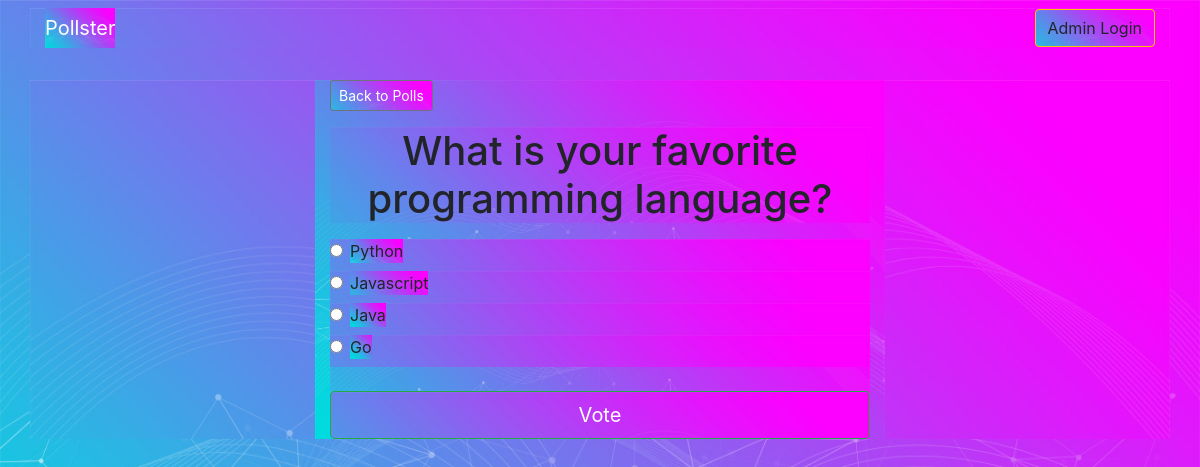
The page /polls/1/ on the database its author committed.
### polls/models.py (models this page shows, shortened)
class Question(models.Model):
    question_text = models.CharField(max_length=200)
    pub_date = models.DateTimeField('date published')

class Choice(models.Model):
    question = models.ForeignKey(Question, on_delete=models.CASCADE)
    choice_text = models.CharField(max_length=200)
    votes = models.IntegerField(default=0)

### polls/views.py (the view)
# urls.py: path('<int:question_id>/', views.detail, name='detail'),
def detail(request, question_id):
    try:
        question = Question.objects.get(pk=question_id)
    except Question.DoesNotExist:
        raise Http404("Question does not exist")
    return render(request, 'polls/detail.html', {'question': question})

### templates/polls/detail.html (shortened to what this page needs)
{% extends 'base.html' %}
{% block content %}
    <a class="btn btn-secondary btn-sm mb-3" href="{% url 'polls:index' %}">Back to Polls</a>
    <h1 class="text-center mb-3">{{ question.question_text }}</h1>
    <form action="{% url 'polls:vote' question.id %}" method="post">
        {% for choice in question.choice_set.all %}
            <div class="form-check">
                <input type="radio" name="choice" class="form-check-input" id="choice{{ forloop.counter }}"
                       value="{{ choice.id }}">
                <label for="choice{{ forloop.counter }}">{{ choice.choice_text }}</label>
            </div>
        {% endfor %}
        <input type="submit" value="Vote" class="btn btn-success btn-lg btn-block mt-4">
    </form>
{% endblock %}

### static/css/base.css (style rules this page uses)
* { background-image: url("../img/blue.jpg"); background-repeat: no-repeat; background-size: cover; }

### rows shown on the page
Question: question_text "What is your favorite programming language?"
Choice: choice_text "Python"
Choice: choice_text "Javascript"
Choice: choice_text "Java"
Choice: choice_text "Go"
